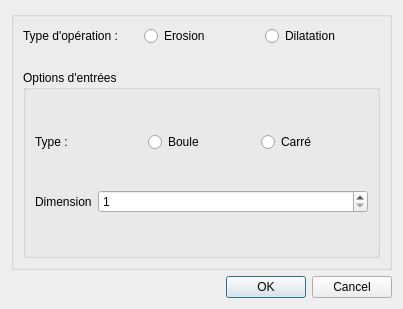
<?xml version="1.0" encoding="UTF-8"?>
<ui version="4.0">
 <class>Dialog</class>
 <widget class="QDialog" name="Dialog">
  <property name="geometry">
   <rect>
    <x>0</x>
    <y>0</y>
    <width>403</width>
    <height>309</height>
   </rect>
  </property>
  <property name="windowTitle">
   <string>Options</string>
  </property>
  <layout class="QVBoxLayout" name="verticalLayout">
   <item>
    <widget class="QGroupBox" name="groupBox">
     <property name="title">
      <string/>
     </property>
     <layout class="QVBoxLayout" name="verticalLayout_3">
      <item>
       <layout class="QHBoxLayout" name="horizontalLayout_3">
        <item>
         <widget class="QLabel" name="label_4">
          <property name="text">
           <string>Type d'opération :</string>
          </property>
         </widget>
        </item>
        <item>
         <widget class="QRadioButton" name="radio_erosion">
          <property name="text">
           <string>Erosion</string>
          </property>
         </widget>
        </item>
        <item>
         <widget class="QRadioButton" name="radio_dilatation">
          <property name="text">
           <string>Dilatation</string>
          </property>
         </widget>
        </item>
       </layout>
      </item>
      <item>
       <spacer name="verticalSpacer">
        <property name="orientation">
         <enum>Qt::Vertical</enum>
        </property>
        <property name="sizeHint" stdset="0">
         <size>
          <width>20</width>
          <height>40</height>
         </size>
        </property>
       </spacer>
      </item>
      <item>
       <widget class="QGroupBox" name="groupBox_2">
        <property name="title">
         <string>Options d'entrées</string>
        </property>
        <layout class="QVBoxLayout" name="verticalLayout_2">
         <item>
          <spacer name="verticalSpacer_4">
           <property name="orientation">
            <enum>Qt::Vertical</enum>
           </property>
           <property name="sizeHint" stdset="0">
            <size>
             <width>20</width>
             <height>40</height>
            </size>
           </property>
          </spacer>
         </item>
         <item>
          <layout class="QHBoxLayout" name="horizontalLayout_2">
           <item>
            <widget class="QLabel" name="label_2">
             <property name="text">
              <string>Type :</string>
             </property>
            </widget>
           </item>
           <item>
            <widget class="QRadioButton" name="radio_boule">
             <property name="text">
              <string>Boule</string>
             </property>
            </widget>
           </item>
           <item>
            <widget class="QRadioButton" name="radio_carre">
             <property name="text">
              <string>Carré</string>
             </property>
            </widget>
           </item>
          </layout>
         </item>
         <item>
          <spacer name="verticalSpacer_3">
           <property name="orientation">
            <enum>Qt::Vertical</enum>
           </property>
           <property name="sizeHint" stdset="0">
            <size>
             <width>20</width>
             <height>40</height>
            </size>
           </property>
          </spacer>
         </item>
         <item>
          <layout class="QFormLayout" name="formLayout">
           <item row="0" column="0">
            <widget class="QLabel" name="label">
             <property name="text">
              <string>Dimension</string>
             </property>
            </widget>
           </item>
           <item row="0" column="1">
            <widget class="QSpinBox" name="dimension">
             <property name="minimum">
              <number>1</number>
             </property>
             <property name="maximum">
              <number>100</number>
             </property>
            </widget>
           </item>
          </layout>
         </item>
         <item>
          <spacer name="verticalSpacer_2">
           <property name="orientation">
            <enum>Qt::Vertical</enum>
           </property>
           <property name="sizeHint" stdset="0">
            <size>
             <width>20</width>
             <height>40</height>
            </size>
           </property>
          </spacer>
         </item>
        </layout>
       </widget>
      </item>
     </layout>
    </widget>
   </item>
   <item>
    <widget class="QDialogButtonBox" name="buttonBox">
     <property name="orientation">
      <enum>Qt::Horizontal</enum>
     </property>
     <property name="standardButtons">
      <set>QDialogButtonBox::Cancel|QDialogButtonBox::Ok</set>
     </property>
    </widget>
   </item>
  </layout>
 </widget>
 <resources>
  <include location="../resources.qrc"/>
 </resources>
 <connections>
  <connection>
   <sender>buttonBox</sender>
   <signal>accepted()</signal>
   <receiver>Dialog</receiver>
   <slot>accept()</slot>
   <hints>
    <hint type="sourcelabel">
     <x>227</x>
     <y>291</y>
    </hint>
    <hint type="destinationlabel">
     <x>157</x>
     <y>274</y>
    </hint>
   </hints>
  </connection>
  <connection>
   <sender>buttonBox</sender>
   <signal>rejected()</signal>
   <receiver>Dialog</receiver>
   <slot>reject()</slot>
   <hints>
    <hint type="sourcelabel">
     <x>295</x>
     <y>297</y>
    </hint>
    <hint type="destinationlabel">
     <x>286</x>
     <y>274</y>
    </hint>
   </hints>
  </connection>
  <connection>
   <sender>radio_boule</sender>
   <signal>clicked()</signal>
   <receiver>Dialog</receiver>
   <slot>actualizePreview()</slot>
   <hints>
    <hint type="sourcelabel">
     <x>72</x>
     <y>51</y>
    </hint>
    <hint type="destinationlabel">
     <x>182</x>
     <y>6</y>
    </hint>
   </hints>
  </connection>
  <connection>
   <sender>radio_carre</sender>
   <signal>clicked()</signal>
   <receiver>Dialog</receiver>
   <slot>actualizePreview()</slot>
   <hints>
    <hint type="sourcelabel">
     <x>144</x>
     <y>48</y>
    </hint>
    <hint type="destinationlabel">
     <x>109</x>
     <y>6</y>
    </hint>
   </hints>
  </connection>
 </connections>
 <slots>
  <slot>actualizePreview()</slot>
 </slots>
</ui>
